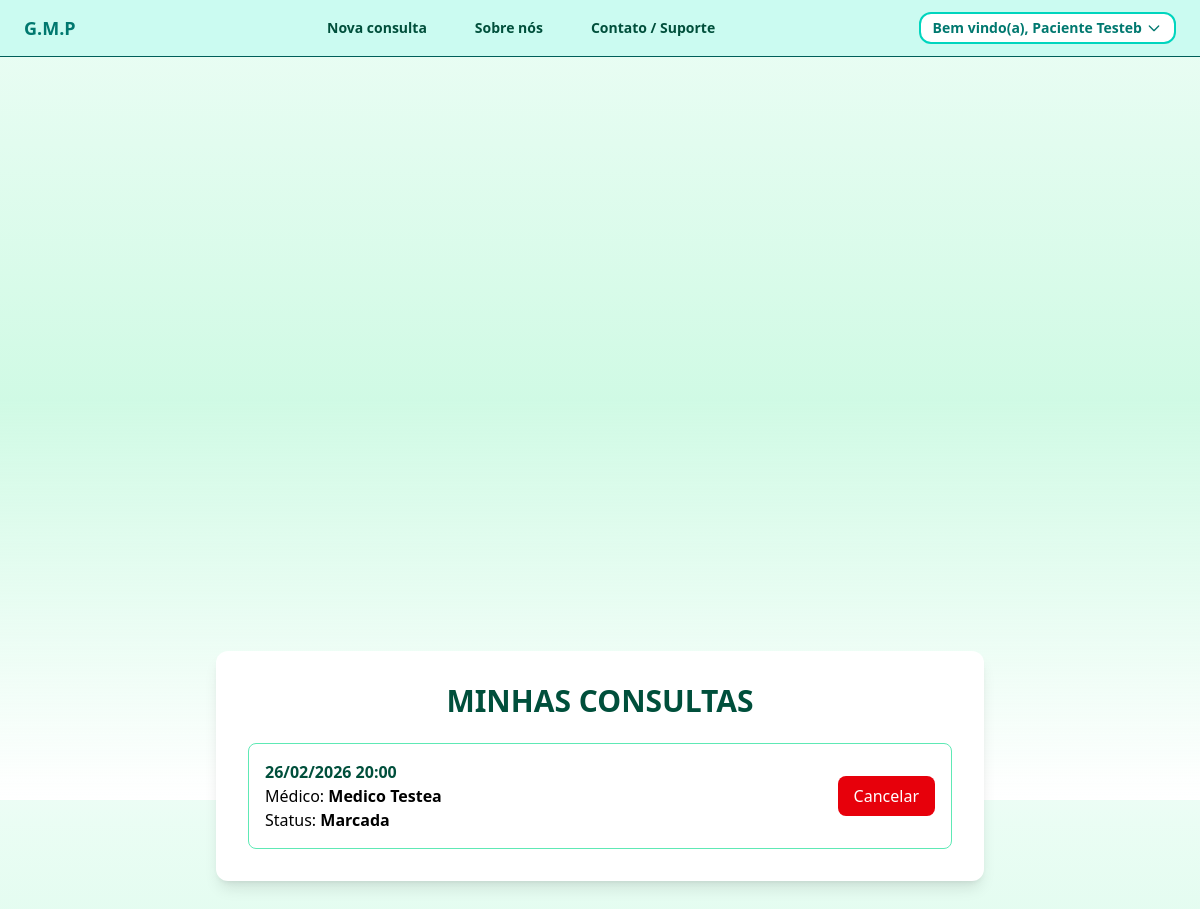
Page /consultas/minhas/ (signed in) on the committed database.
### gmp/usuarios/models.py (models this page shows, shortened)
class CustomUser(AbstractBaseUser, PermissionsMixin):
    ROLE_CHOICES = [
        ('paciente', 'Paciente'),
        ('medico', 'Médico'),
        ('superadm', 'Super Administrador'),
    ]
    QUEIXA_CHOICES = [
        ('depressao', 'Depressão'),
        ('ansiedade', 'Ansiedade'),
        ('tag', 'TAG'),
        ('toc', 'TOC'),
        ('bipolaridade', 'Bipolaridade'),
        ('esquizofrenia', 'Esquizofrenia'),
        ('outros', 'Outros'),
    ]
    nome = models.CharField(max_length=255, blank=True, null=True)
    email = models.EmailField(unique=True, blank=False, null=False)
    idade = models.PositiveIntegerField(blank=True, null=True)
    queixa = models.CharField(max_length=25, choices=QUEIXA_CHOICES, default='depressao')
    role = models.CharField(max_length=20, choices=ROLE_CHOICES, default='paciente')
    telefone = models.CharField(max_length=20, blank=True, null=True)
    origem = models.CharField(max_length=50, blank=True)
    foto_perfil = models.ImageField(upload_to='foto_perfil/', blank=True, null=True)
    is_active = models.BooleanField(default=True)
    is_staff = models.BooleanField(default=False)
    date_joined = models.DateTimeField(default=timezone.now)
    USERNAME_FIELD = 'email'
    REQUIRED_FIELDS = []
    objects = CustomUserManager()

### gmp/consultas/models.py (models this page shows, shortened)
class AgendamentoConsulta(models.Model):
    STATUS_MARCADA = 'marcada'
    STATUS_REALIZADA = 'realizada'
    STATUS_CANCELADA = 'cancelada'
    STATUS_NAO_REALIZADA = 'nao_realizada'
    STATUS_CHOICES = [
        (STATUS_MARCADA, 'Marcada'),
        (STATUS_REALIZADA, 'Realizada'),
        (STATUS_CANCELADA, 'Cancelada'),
        (STATUS_NAO_REALIZADA, 'Não Realizada'),
    ]
    paciente = models.ForeignKey(
        User,
        on_delete=models.CASCADE,
        related_name='consultas_como_paciente'
    )
    medico = models.ForeignKey(
        User,
        on_delete=models.CASCADE,
        related_name='consultas_como_medico'
    )
    data_hora = models.DateTimeField(db_index=True)
    status = models.CharField(
        max_length=20,
        choices=STATUS_CHOICES,
        default=STATUS_MARCADA,
        db_index=True
    )
    cancelado_por = models.ForeignKey(
        User,
        null=True,
        blank=True,
        on_delete=models.SET_NULL,
        related_name='cancelamentos_realizados'
    )
    criado_em = models.DateTimeField(auto_now_add=True)
    atualizado_em = models.DateTimeField(auto_now=True)
    cancelado_em = models.DateTimeField(null=True, blank=True)
    class Meta:
        ordering = ['-data_hora']
        constraints = [
            models.UniqueConstraint(
                fields=['medico', 'data_hora'],
                name='unique_medico_horario'
            ),
            models.UniqueConstraint(
                fields=['paciente', 'data_hora'],
                name='unique_paciente_horario'
            ),
        ]
        indexes = [
            models.Index(fields=['medico']),
            models.Index(fields=['paciente']),
            models.Index(fields=['status']),
            models.Index(fields=['data_hora']),
            models.Index(fields=['medico', 'data_hora']),
            models.Index(fields=['paciente', 'data_hora']),
        ]

### gmp/consultas/views.py (the view)
# urls.py: path('minhas/', views.minhas_consultas, name='minhas_consultas'),
@login_required
def minhas_consultas(request):
    if request.user.role != 'paciente':
        raise PermissionDenied
    consultas = consultas_do_paciente(request.user)
    paginator = Paginator(consultas, 10)
    page_number = request.GET.get('page')
    page_obj = paginator.get_page(page_number)
    return render(request, 'gmp/minhas_consultas.html', {
        'page_obj': page_obj,
        'now': timezone.now()
    })

### gmp/consultas/selectors.py (called while the page is built)
def consultas_do_paciente(paciente):
    return (
        AgendamentoConsulta.objects
        .select_related('medico')
        .filter(paciente=paciente)
        .order_by('-data_hora')
    )

### gmp/consultas/templates/gmp/minhas_consultas.html (shortened to what this page needs)
{% extends "main.html" %}
{% load tz %}
{% block body %}
<div class="min-h-screen pt-2 flex items-center justify-center">
  <div class="w-full max-w-3xl bg-white rounded-xl shadow-lg p-8">
    <h2 class="text-3xl font-semibold text-center text-emerald-900 mb-6">
      MINHAS CONSULTAS
    </h2>
    {% if page_obj and page_obj.object_list %}
      <div class="space-y-4">
        {% for consulta in page_obj %}
          {% if consulta.data_hora > now %}
            <div class="border border-emerald-300 rounded-lg p-4 flex justify-between items-center
              {% if consulta.status == 'realizada' %} border-gray-500 bg-gray-200 {% endif %}">
          {% else %}
            <div class="border border-gray-300 rounded-lg p-4 flex justify-between items-center opacity-50">
          {% endif %}
              <div>
                <p class="font-semibold text-emerald-900">
                  {{ consulta.data_hora|date:"d/m/Y H:i" }}
                </p>
                <p>
                  Médico:
                  <span class="font-semibold">
                    {{ consulta.medico.nome }}
                  </span>
                </p>
                <p>
                  Status:
                  <span class="font-semibold">
                    {{ consulta.get_status_display }}
                  </span>
                </p>
              </div>
              <div class="flex gap-2">
                {% if consulta.status == 'marcada' and consulta.data_hora > now %}
                  <form method="POST" action="{% url 'cancelar_consulta' consulta.id %}">
                    <button
                      type="submit"
                      class="bg-red-600 cursor-pointer hover:bg-red-700 text-white px-4 py-2 rounded-lg transition"
                      onclick="return confirm('Tem certeza que deseja cancelar esta consulta?')"
                    >
                      Cancelar
                    </button>
                  </form>
                {% endif %}
              </div>
            </div>
        {% endfor %}
      </div>
    {% else %}
      <p class="text-center text-gray-600">
        Você ainda não possui consultas.
      </p>
    {% endif %}
  </div>
</div>
{% endblock body %}

### templates/main.html (shortened to what this page needs)
<!DOCTYPE html>
<html lang="pt-br" class="scroll-smooth">
<head>
    <script src="https://unpkg.com/@tailwindcss/browser@4"></script>
</head>
<body class="pt-16 min-h-screen bg-gradient-to-b from-emerald-50 via-emerald-100 to-emerald-150">
<header class="fixed top-0 inset-x-0 z-50 bg-teal-100 border-b border-teal-800">
    <nav class="flex items-center justify-between px-6 py-3">
        <div class="flex items-center gap-6">
            <a href="{% url 'home' %}" class="text-teal-700 font-extrabold text-lg">
                G.M.P
            </a>
        </div>
        <div class="ml-12 flex gap-12 text-sm font-semibold text-emerald-900">
            {% if request.user.is_authenticated and request.user.role != 'medico' %}
                <a href="{% url 'marcar_consulta' %}" class="hover:text-emerald-600 transition">
                    Nova consulta
                </a>
            {% endif %}
            {% if request.resolver_match.url_name == 'home' %}
                <a href="#sobre" class="hover:text-emerald-600 transition">
                    Sobre nós
                </a>
            {% else %}
                <a href="{% url 'home' %}#sobre" class="hover:text-emerald-600 transition">
                    Sobre nós
                </a>
            {% endif %}
            {% if request.resolver_match.url_name == 'home' %}
                <a href="#contato" class="hover:text-emerald-600 transition">
                    Contato / Suporte
                </a>
            {% else %}
                <a href="{% url 'home' %}#contato" class="hover:text-emerald-600 transition">
                    Contato / Suporte
                </a>
            {% endif %}
        </div>
        <div class="relative">
            {% if request.user.is_authenticated and request.user.is_staff %}
                <button id="userMenuButton"
                    class="flex cursor-pointer items-center gap-1 bg-white border-2 border-teal-400 rounded-xl px-3 py-1 text-sm font-semibold text-teal-700 hover:bg-teal-50">
                    Bem vindo(a), {{ request.user.nome }}
                    <svg class="w-4 h-4" fill="none" stroke="currentColor" stroke-width="2" viewBox="0 0 24 24">
                        <path stroke-linecap="round" stroke-linejoin="round" d="M19 9l-7 7-7-7"/>
                    </svg>
                </button>
                <div id="userDropdown" class="hidden absolute right-0 mt-2 w-48 bg-white rounded-md shadow-lg py-2 text-sm z-50">
                    <a href="{% url 'cadastro' %}" class="block px-4 py-2 hover:bg-gray-100 text-emerald-900">
                        Novo cadastro
                    </a>
                    <a href="{% url 'home' %}" class="block px-4 py-2 hover:bg-gray-100 text-emerald-900">
                        Consultas
                    </a>
                    <a href="{% url 'perfil_usuario' %}" class="block px-4 py-2 hover:bg-gray-100 text-emerald-900">
                        Minhas informações
                    </a>
                    <form action="{% url 'logout' %}" method="post">
                        {% csrf_token %}
                        <button type="submit" class="w-full cursor-pointer text-left px-4 py-2 hover:bg-red-100 text-red-600">
                            Sair
                        </button>
                    </form>
                </div>
            {% elif request.user.is_authenticated %}
                <button id="userMenuButton"
                    class="flex cursor-pointer items-center gap-1 bg-white border-2 border-teal-400 rounded-xl px-3 py-1 text-sm font-semibold text-teal-700 hover:bg-teal-50">
                    Bem vindo(a), {{ request.user.nome }}
                    <svg class="w-4 h-4" fill="none" stroke="currentColor" stroke-width="2" viewBox="0 0 24 24">
                        <path stroke-linecap="round" stroke-linejoin="round" d="M19 9l-7 7-7-7"/>
                    </svg>
                </button>
            {% else %}
                {% if request.resolver_match.url_name == 'home' %}
                    <a href="{% url 'login' %}" class="bg-white border-2 border-teal-400 rounded-xl px-3 py-1 text-sm font-semibold text-teal-700 hover:bg-teal-50">
                        LOGIN
                    </a>
                {% endif %}
            {% endif %}
        </div>
    </nav>
</header>
<main class="pt-6 px-4">
    {% block body %}{% endblock body %}
</main>
</body>
</html>

### rows in the picture
CustomUser: user.nome "Paciente Testeb"
AgendamentoConsulta: data_hora "26/02/2026 20:00", medico.nome "Medico Testea", status "Marcada", shows "Cancelar"
